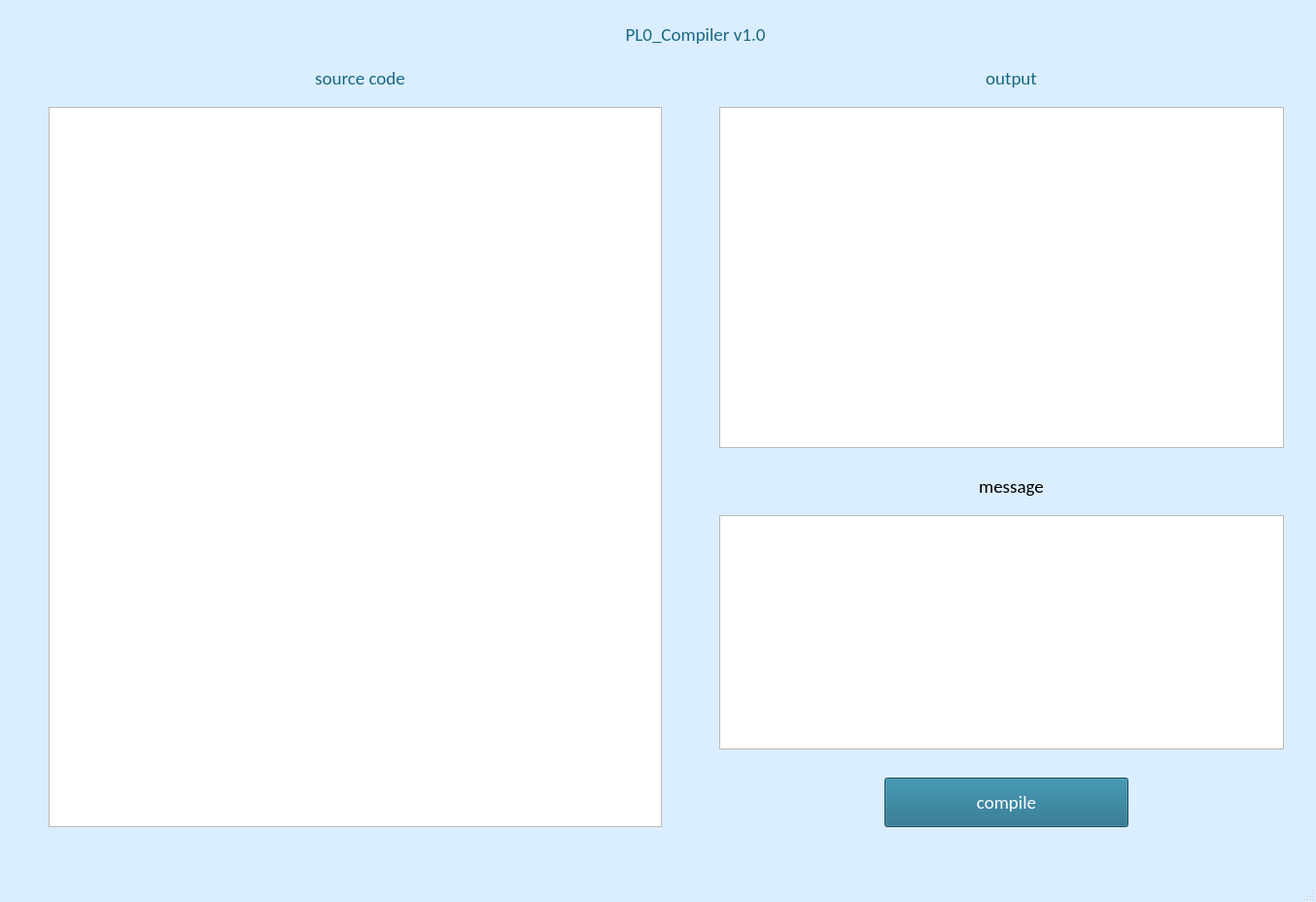
<?xml version="1.0" encoding="UTF-8"?>
<ui version="4.0">
 <class>MainWindow</class>
 <widget class="QMainWindow" name="MainWindow">
  <property name="geometry">
   <rect>
    <x>0</x>
    <y>0</y>
    <width>1354</width>
    <height>928</height>
   </rect>
  </property>
  <property name="windowTitle">
   <string>PL0 Compiler v1.0</string>
  </property>
  <property name="layoutDirection">
   <enum>Qt::LeftToRight</enum>
  </property>
  <property name="styleSheet">
   <string notr="true">QMainWindow{
	background-color: rgb(219, 238, 255)
}</string>
  </property>
  <widget class="QWidget" name="centralwidget">
   <property name="styleSheet">
    <string notr="true"/>
   </property>
   <widget class="QPlainTextEdit" name="sourceCodeEdit">
    <property name="geometry">
     <rect>
      <x>50</x>
      <y>110</y>
      <width>631</width>
      <height>741</height>
     </rect>
    </property>
    <property name="font">
     <font>
      <family>Consolas</family>
      <pointsize>12</pointsize>
     </font>
    </property>
   </widget>
   <widget class="QLabel" name="label">
    <property name="geometry">
     <rect>
      <x>590</x>
      <y>10</y>
      <width>251</width>
      <height>51</height>
     </rect>
    </property>
    <property name="font">
     <font>
      <family>Calibri</family>
      <pointsize>14</pointsize>
     </font>
    </property>
    <property name="styleSheet">
     <string notr="true">QLabel{
	color: #196883
}</string>
    </property>
    <property name="text">
     <string>PL0_Compiler v1.0</string>
    </property>
    <property name="alignment">
     <set>Qt::AlignCenter</set>
    </property>
   </widget>
   <widget class="QPlainTextEdit" name="outputBox">
    <property name="geometry">
     <rect>
      <x>740</x>
      <y>110</y>
      <width>581</width>
      <height>351</height>
     </rect>
    </property>
    <property name="font">
     <font>
      <family>Cascadia Code</family>
      <pointsize>12</pointsize>
     </font>
    </property>
    <property name="styleSheet">
     <string notr="true">QPlainTextEdit{
color: #196883
}</string>
    </property>
   </widget>
   <widget class="QLabel" name="sourceCodeLabel">
    <property name="geometry">
     <rect>
      <x>270</x>
      <y>60</y>
      <width>201</width>
      <height>41</height>
     </rect>
    </property>
    <property name="font">
     <font>
      <family>Calibri</family>
      <pointsize>14</pointsize>
     </font>
    </property>
    <property name="styleSheet">
     <string notr="true">QLabel{
	color: #196883
}</string>
    </property>
    <property name="text">
     <string>source code</string>
    </property>
    <property name="alignment">
     <set>Qt::AlignCenter</set>
    </property>
   </widget>
   <widget class="QLabel" name="outputLabel">
    <property name="geometry">
     <rect>
      <x>950</x>
      <y>60</y>
      <width>181</width>
      <height>41</height>
     </rect>
    </property>
    <property name="font">
     <font>
      <family>Calibri</family>
      <pointsize>14</pointsize>
     </font>
    </property>
    <property name="styleSheet">
     <string notr="true">QLabel{
	color: #196883
}</string>
    </property>
    <property name="text">
     <string>output</string>
    </property>
    <property name="alignment">
     <set>Qt::AlignCenter</set>
    </property>
   </widget>
   <widget class="QPushButton" name="compileButton">
    <property name="geometry">
     <rect>
      <x>910</x>
      <y>800</y>
      <width>251</width>
      <height>51</height>
     </rect>
    </property>
    <property name="font">
     <font>
      <family>Calibri</family>
      <pointsize>14</pointsize>
     </font>
    </property>
    <property name="styleSheet">
     <string notr="true">QPushButton{
	color: white;
	background-color: #196883;
}</string>
    </property>
    <property name="text">
     <string>compile</string>
    </property>
   </widget>
   <widget class="QLabel" name="messageLabel">
    <property name="geometry">
     <rect>
      <x>950</x>
      <y>480</y>
      <width>181</width>
      <height>41</height>
     </rect>
    </property>
    <property name="font">
     <font>
      <family>Calibri</family>
      <pointsize>14</pointsize>
     </font>
    </property>
    <property name="styleSheet">
     <string notr="true"/>
    </property>
    <property name="text">
     <string>message</string>
    </property>
    <property name="alignment">
     <set>Qt::AlignCenter</set>
    </property>
   </widget>
   <widget class="QPlainTextEdit" name="messageBox">
    <property name="geometry">
     <rect>
      <x>740</x>
      <y>530</y>
      <width>581</width>
      <height>241</height>
     </rect>
    </property>
    <property name="font">
     <font>
      <family>Cascadia Code</family>
      <pointsize>12</pointsize>
     </font>
    </property>
    <property name="styleSheet">
     <string notr="true"/>
    </property>
    <property name="plainText">
     <string/>
    </property>
   </widget>
  </widget>
  <widget class="QMenuBar" name="menubar">
   <property name="geometry">
    <rect>
     <x>0</x>
     <y>0</y>
     <width>1354</width>
     <height>22</height>
    </rect>
   </property>
  </widget>
  <widget class="QStatusBar" name="statusbar"/>
 </widget>
 <resources/>
 <connections/>
</ui>
